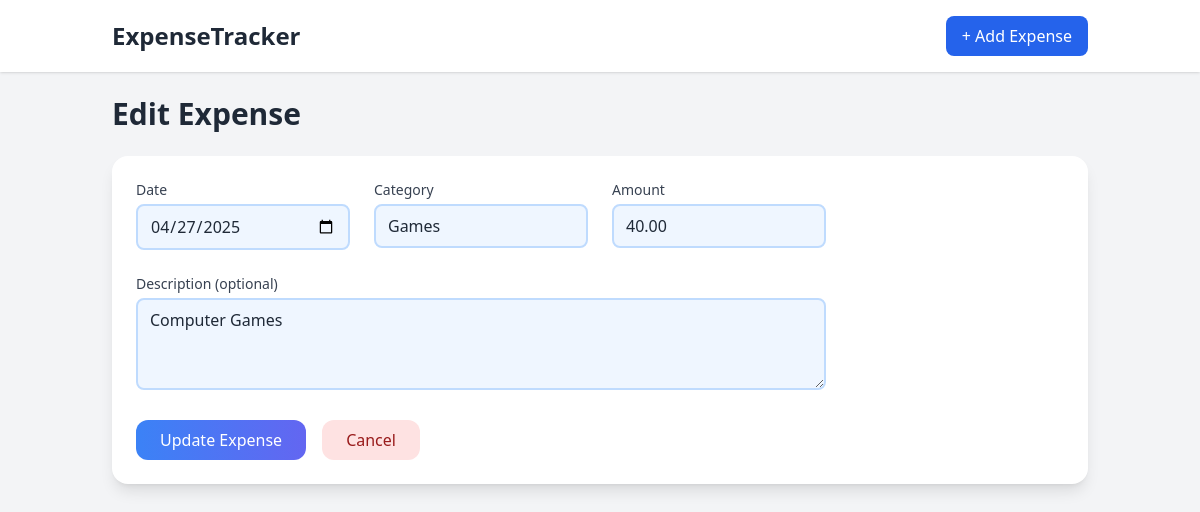
/edit/6, run on the app's committed database.
### models.py (models this page shows, shortened)
class Expense(db.Model):
    __tablename__ = 'expenses'
    id = db.Column(db.Integer, primary_key=True)
    amount = db.Column(db.Float, nullable=False)
    category = db.Column(db.String(64), nullable=False)
    description = db.Column(db.String(256))
    date = db.Column(db.Date, nullable=False)

### app.py (the view, shortened to what this page needs)
@app.route('/edit/<int:expense_id>', methods=['GET', 'POST'])
def edit_expense(expense_id):
    exp = Expense.query.get_or_404(expense_id)
    return render_template('edit_expense.html', expense=exp)

### templates/edit_expense.html (shortened to what this page needs)
{% extends 'base.html' %}  {% block content %}
<h1 data-aos="fade-down" class="text-3xl font-semibold mb-6">Edit Expense</h1>
<div class="bg-white shadow-lg rounded-2xl p-6 mb-6" data-aos="fade-up" x-data>
  <form
    class="grid grid-cols-1 md:grid-cols-2 lg:grid-cols-4 gap-6"
    method="post"
  >
    <div>
      <label for="date" class="block text-sm font-medium text-gray-700 mb-1"
        >Date</label
      >
      <input
        type="date"
        id="date"
        name="date"
        value="{{ expense.date.strftime('%Y-%m-%d') }}"
        required
        class="w-full bg-blue-50 border-2 border-blue-200 rounded-lg px-3 py-2 focus:ring-2 focus:ring-blue-300 focus:border-blue-500 transition"
      />
    </div>
    <div>
      <label for="category" class="block text-sm font-medium text-gray-700 mb-1"
        >Category</label
      >
      <input
        type="text"
        id="category"
        name="category"
        value="{{ expense.category }}"
        required
        class="w-full bg-blue-50 border-2 border-blue-200 rounded-lg px-3 py-2 focus:ring-2 focus:ring-blue-300 focus:border-blue-500 transition"
      />
    </div>
    <div>
      <label for="amount" class="block text-sm font-medium text-gray-700 mb-1"
        >Amount</label
      >
      <input
        type="number"
        step="0.01"
        id="amount"
        name="amount"
        value="{{ '%.2f'|format(expense.amount) }}"
        required
        class="w-full bg-blue-50 border-2 border-blue-200 rounded-lg px-3 py-2 focus:ring-2 focus:ring-blue-300 focus:border-blue-500 transition"
      />
    </div>
    <div class="md:col-span-2 lg:col-span-3">
      <label
        for="description"
        class="block text-sm font-medium text-gray-700 mb-1"
        >Description (optional)</label
      >
      <textarea
        id="description"
        name="description"
        rows="3"
        placeholder="Describe your expense"
        class="w-full bg-blue-50 border-2 border-blue-200 rounded-lg px-3 py-2 focus:ring-2 focus:ring-blue-300 focus:border-blue-500 transition"
      >
{{ expense.description }}</textarea
      >
    </div>
    <div class="col-span-full flex space-x-4">
      <button
        type="submit"
        class="bg-gradient-to-r from-blue-500 to-indigo-500 text-white px-6 py-2 rounded-xl hover:from-blue-600 hover:to-indigo-600 transition"
      >
        Update Expense
      </button>
      <a
        href="{{ url_for('index') }}"
        class="bg-red-100 text-red-800 px-6 py-2 rounded-xl hover:bg-red-200 transition"
      >
        Cancel
      </a>
    </div>
  </form>
</div>
{% endblock %}

### data on the page
Expense: date "04/27/2025", category "Games", amount "40.00", description "Computer Games"
